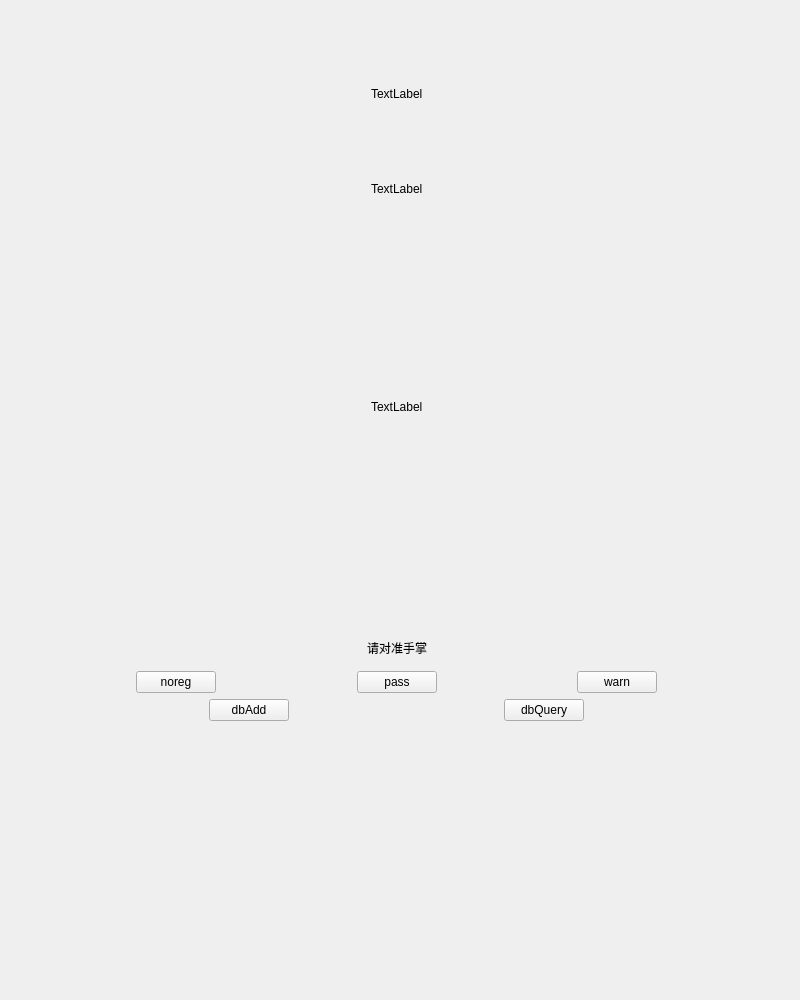
<?xml version="1.0" encoding="UTF-8"?>
<ui version="4.0">
 <class>WorkingWidget</class>
 <widget class="QWidget" name="WorkingWidget">
  <property name="geometry">
   <rect>
    <x>0</x>
    <y>0</y>
    <width>800</width>
    <height>1000</height>
   </rect>
  </property>
  <property name="windowTitle">
   <string>WorkingWidget</string>
  </property>
  <widget class="QWidget" name="layoutWidget">
   <property name="geometry">
    <rect>
     <x>1</x>
     <y>1</y>
     <width>791</width>
     <height>791</height>
    </rect>
   </property>
   <layout class="QVBoxLayout" name="verticalLayout" stretch="0,3,2,10,0,1,1,1,2">
    <item>
     <spacer name="verticalSpacer_3">
      <property name="orientation">
       <enum>Qt::Vertical</enum>
      </property>
      <property name="sizeHint" stdset="0">
       <size>
        <width>20</width>
        <height>40</height>
       </size>
      </property>
     </spacer>
    </item>
    <item>
     <layout class="QHBoxLayout" name="horizontalLayout">
      <item>
       <spacer name="horizontalSpacer_2">
        <property name="orientation">
         <enum>Qt::Horizontal</enum>
        </property>
        <property name="sizeHint" stdset="0">
         <size>
          <width>40</width>
          <height>20</height>
         </size>
        </property>
       </spacer>
      </item>
      <item>
       <widget class="QLabel" name="label_time">
        <property name="text">
         <string>TextLabel</string>
        </property>
       </widget>
      </item>
      <item>
       <spacer name="horizontalSpacer_4">
        <property name="orientation">
         <enum>Qt::Horizontal</enum>
        </property>
        <property name="sizeHint" stdset="0">
         <size>
          <width>40</width>
          <height>20</height>
         </size>
        </property>
       </spacer>
      </item>
     </layout>
    </item>
    <item>
     <layout class="QHBoxLayout" name="horizontalLayout_3">
      <item>
       <spacer name="horizontalSpacer_5">
        <property name="orientation">
         <enum>Qt::Horizontal</enum>
        </property>
        <property name="sizeHint" stdset="0">
         <size>
          <width>40</width>
          <height>20</height>
         </size>
        </property>
       </spacer>
      </item>
      <item>
       <widget class="QLabel" name="label_day">
        <property name="text">
         <string>TextLabel</string>
        </property>
       </widget>
      </item>
      <item>
       <spacer name="horizontalSpacer_6">
        <property name="orientation">
         <enum>Qt::Horizontal</enum>
        </property>
        <property name="sizeHint" stdset="0">
         <size>
          <width>40</width>
          <height>20</height>
         </size>
        </property>
       </spacer>
      </item>
     </layout>
    </item>
    <item>
     <layout class="QHBoxLayout" name="horizontalLayout_4">
      <item>
       <spacer name="horizontalSpacer_7">
        <property name="orientation">
         <enum>Qt::Horizontal</enum>
        </property>
        <property name="sizeHint" stdset="0">
         <size>
          <width>40</width>
          <height>20</height>
         </size>
        </property>
       </spacer>
      </item>
      <item>
       <widget class="QLabel" name="label_plam">
        <property name="text">
         <string>TextLabel</string>
        </property>
       </widget>
      </item>
      <item>
       <spacer name="horizontalSpacer_8">
        <property name="orientation">
         <enum>Qt::Horizontal</enum>
        </property>
        <property name="sizeHint" stdset="0">
         <size>
          <width>40</width>
          <height>20</height>
         </size>
        </property>
       </spacer>
      </item>
     </layout>
    </item>
    <item>
     <spacer name="verticalSpacer_2">
      <property name="orientation">
       <enum>Qt::Vertical</enum>
      </property>
      <property name="sizeHint" stdset="0">
       <size>
        <width>20</width>
        <height>40</height>
       </size>
      </property>
     </spacer>
    </item>
    <item>
     <layout class="QHBoxLayout" name="horizontalLayout_2">
      <item>
       <spacer name="horizontalSpacer">
        <property name="orientation">
         <enum>Qt::Horizontal</enum>
        </property>
        <property name="sizeHint" stdset="0">
         <size>
          <width>40</width>
          <height>20</height>
         </size>
        </property>
       </spacer>
      </item>
      <item>
       <widget class="QLabel" name="label_hint">
        <property name="text">
         <string>请对准手掌</string>
        </property>
        <property name="textFormat">
         <enum>Qt::MarkdownText</enum>
        </property>
       </widget>
      </item>
      <item>
       <spacer name="horizontalSpacer_3">
        <property name="orientation">
         <enum>Qt::Horizontal</enum>
        </property>
        <property name="sizeHint" stdset="0">
         <size>
          <width>40</width>
          <height>20</height>
         </size>
        </property>
       </spacer>
      </item>
     </layout>
    </item>
    <item>
     <layout class="QHBoxLayout" name="horizontalLayout_5">
      <item>
       <spacer name="horizontalSpacer_9">
        <property name="orientation">
         <enum>Qt::Horizontal</enum>
        </property>
        <property name="sizeHint" stdset="0">
         <size>
          <width>40</width>
          <height>20</height>
         </size>
        </property>
       </spacer>
      </item>
      <item>
       <widget class="QPushButton" name="pushButton">
        <property name="text">
         <string>noreg</string>
        </property>
        <property name="autoDefault">
         <bool>false</bool>
        </property>
       </widget>
      </item>
      <item>
       <spacer name="horizontalSpacer_11">
        <property name="orientation">
         <enum>Qt::Horizontal</enum>
        </property>
        <property name="sizeHint" stdset="0">
         <size>
          <width>40</width>
          <height>20</height>
         </size>
        </property>
       </spacer>
      </item>
      <item>
       <widget class="QPushButton" name="pushButton_2">
        <property name="text">
         <string>pass</string>
        </property>
       </widget>
      </item>
      <item>
       <spacer name="horizontalSpacer_12">
        <property name="orientation">
         <enum>Qt::Horizontal</enum>
        </property>
        <property name="sizeHint" stdset="0">
         <size>
          <width>40</width>
          <height>20</height>
         </size>
        </property>
       </spacer>
      </item>
      <item>
       <widget class="QPushButton" name="pushButton_3">
        <property name="text">
         <string>warn</string>
        </property>
       </widget>
      </item>
      <item>
       <spacer name="horizontalSpacer_13">
        <property name="orientation">
         <enum>Qt::Horizontal</enum>
        </property>
        <property name="sizeHint" stdset="0">
         <size>
          <width>40</width>
          <height>20</height>
         </size>
        </property>
       </spacer>
      </item>
     </layout>
    </item>
    <item>
     <layout class="QHBoxLayout" name="horizontalLayout_6">
      <item>
       <spacer name="horizontalSpacer_10">
        <property name="orientation">
         <enum>Qt::Horizontal</enum>
        </property>
        <property name="sizeHint" stdset="0">
         <size>
          <width>40</width>
          <height>20</height>
         </size>
        </property>
       </spacer>
      </item>
      <item>
       <widget class="QPushButton" name="pushButton_4">
        <property name="text">
         <string>dbAdd</string>
        </property>
       </widget>
      </item>
      <item>
       <spacer name="horizontalSpacer_14">
        <property name="orientation">
         <enum>Qt::Horizontal</enum>
        </property>
        <property name="sizeHint" stdset="0">
         <size>
          <width>40</width>
          <height>20</height>
         </size>
        </property>
       </spacer>
      </item>
      <item>
       <widget class="QPushButton" name="pushButton_5">
        <property name="text">
         <string>dbQuery</string>
        </property>
       </widget>
      </item>
      <item>
       <spacer name="horizontalSpacer_15">
        <property name="orientation">
         <enum>Qt::Horizontal</enum>
        </property>
        <property name="sizeHint" stdset="0">
         <size>
          <width>40</width>
          <height>20</height>
         </size>
        </property>
       </spacer>
      </item>
     </layout>
    </item>
    <item>
     <spacer name="verticalSpacer">
      <property name="orientation">
       <enum>Qt::Vertical</enum>
      </property>
      <property name="sizeHint" stdset="0">
       <size>
        <width>20</width>
        <height>40</height>
       </size>
      </property>
     </spacer>
    </item>
   </layout>
  </widget>
 </widget>
 <resources/>
 <connections/>
</ui>
